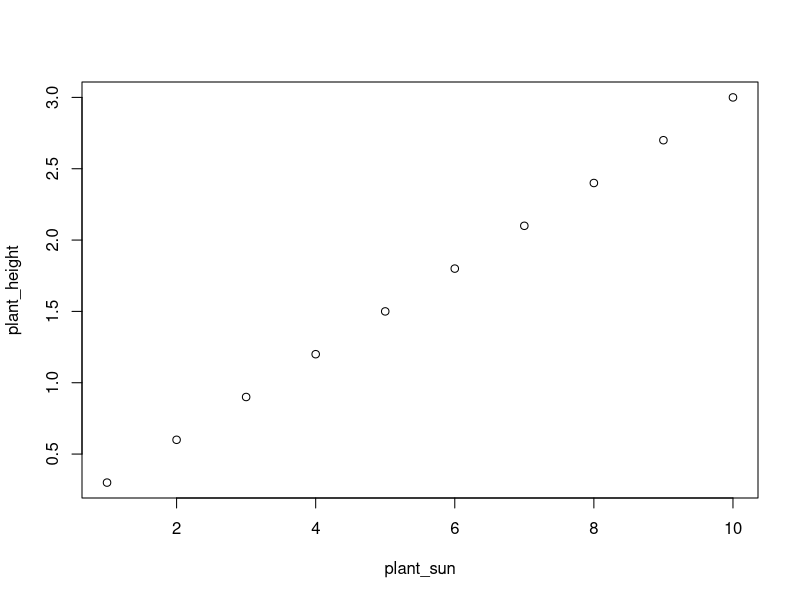
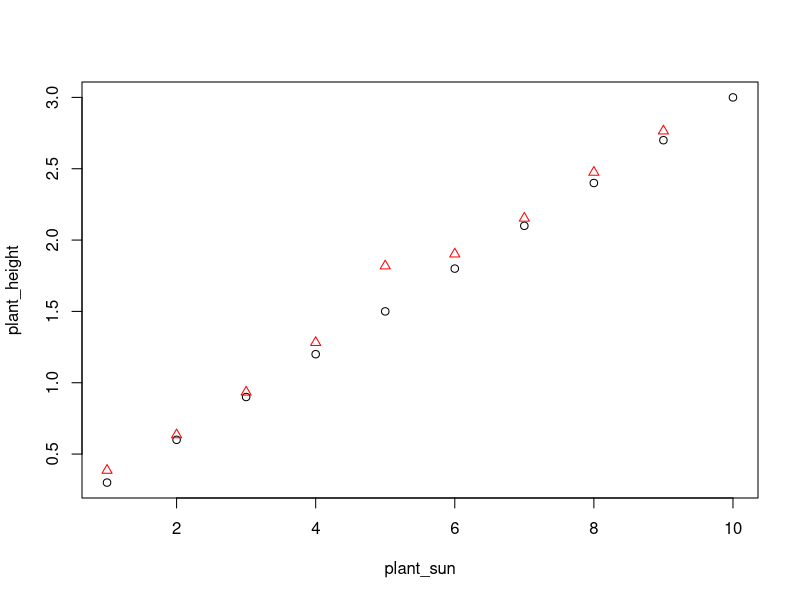
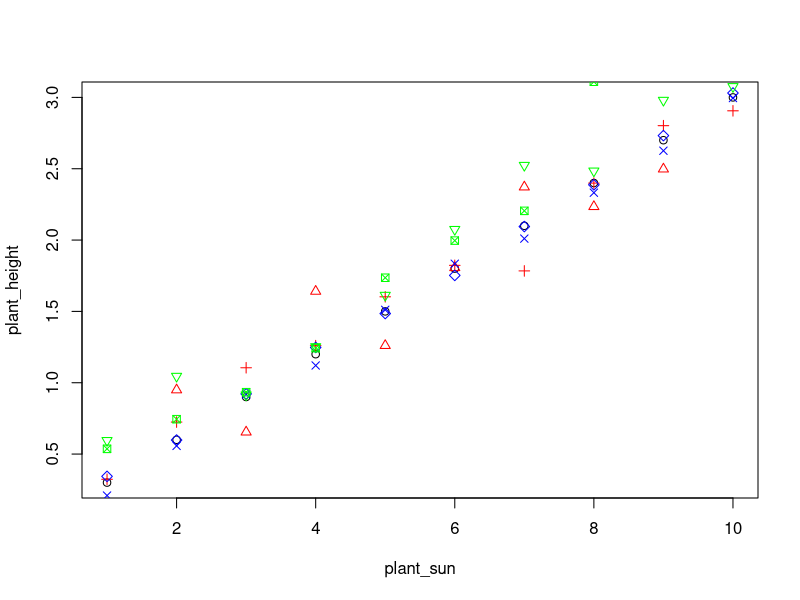
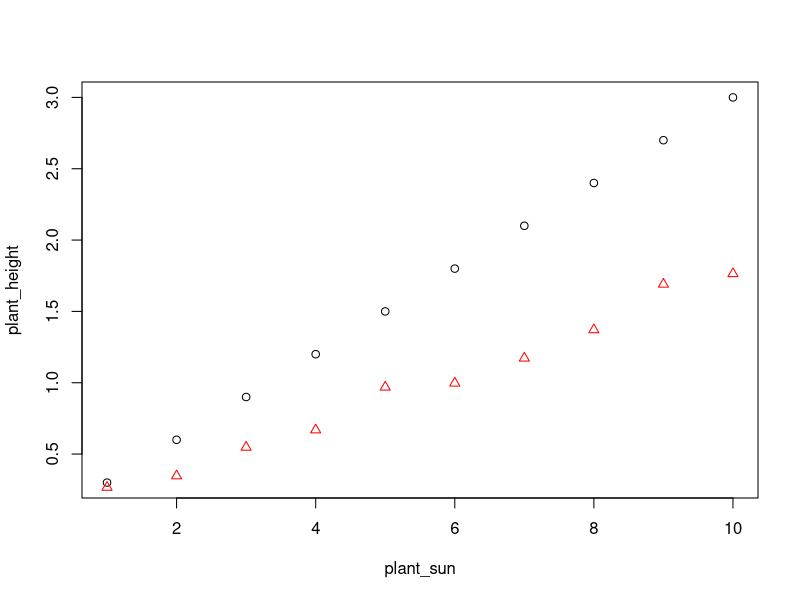
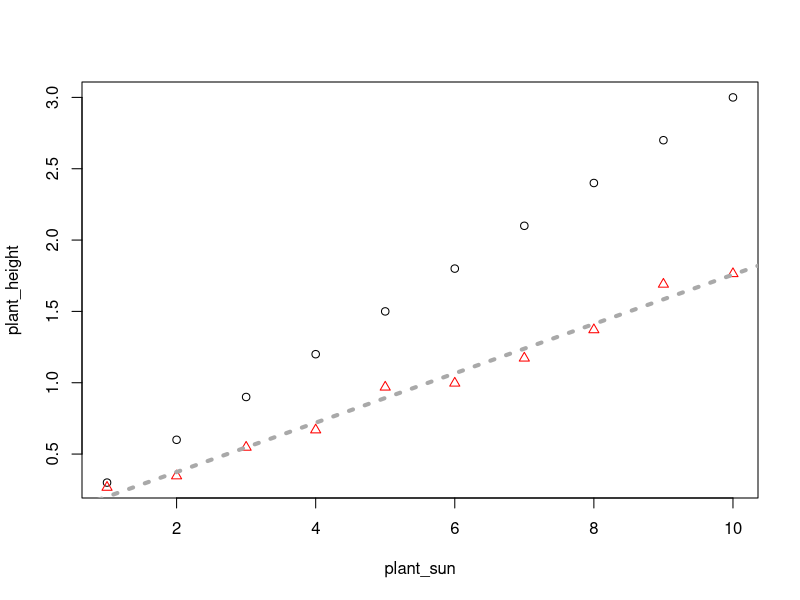
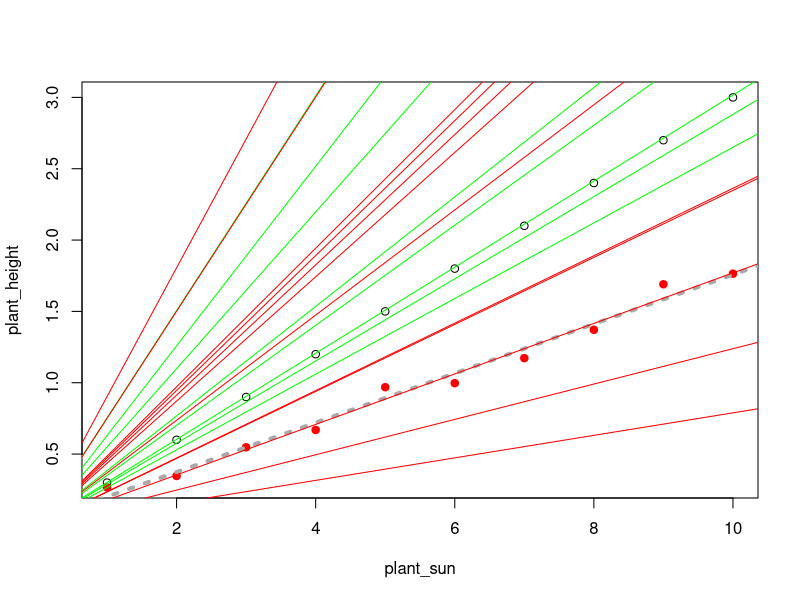
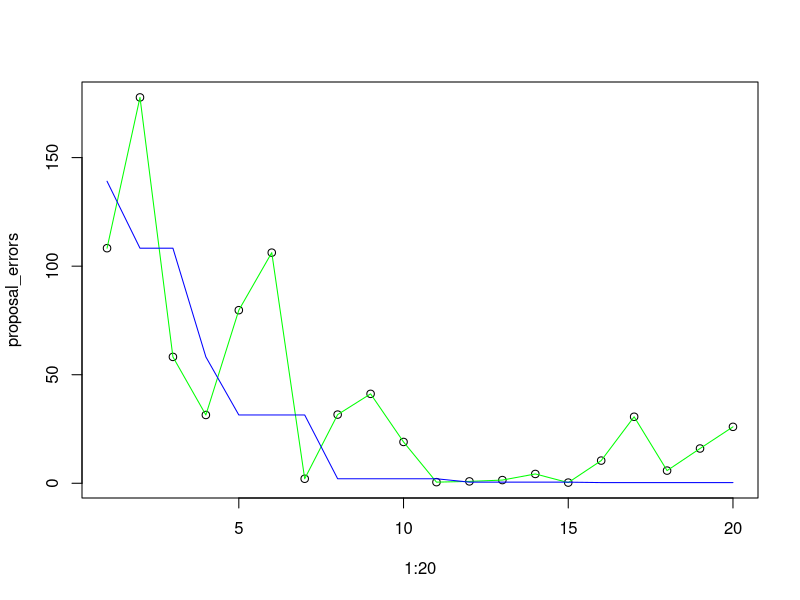
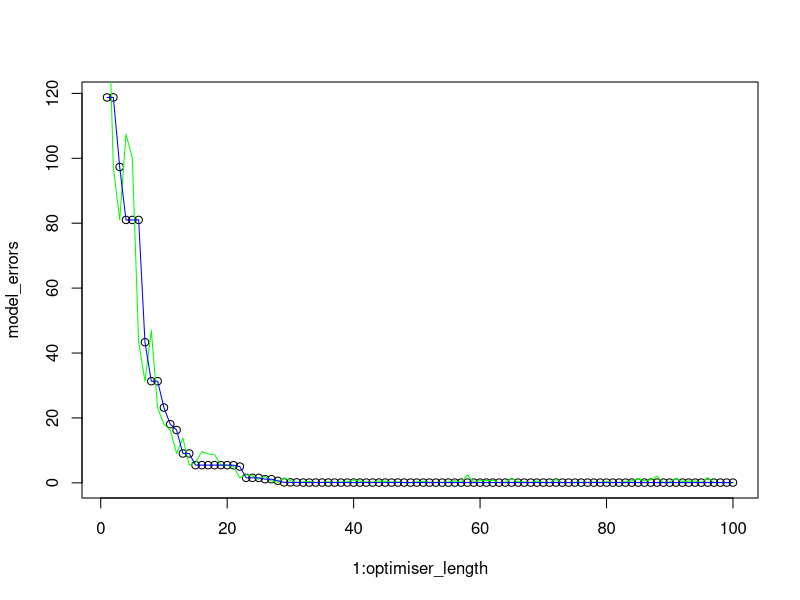

Recreate these plots in R, in order.
## ---- chunk 1
knitr::opts_chunk$set(echo = TRUE)
## ---- chunk 2
plant_sun = 1:10
plant_height = plant_sun*0.3
plot(plant_sun,plant_height)
## ---- chunk 3
plant_height_noisy = plant_sun*0.3 + rnorm(10,0,0.25)
plot(plant_sun,plant_height)
points(plant_sun,plant_height_noisy,pch=2,col="red")
## ---- chunk 4
plot(plant_sun,plant_height)
# normal, s.d. = 0.25
points(plant_sun,plant_sun*0.3 + rnorm(10,0,0.25),pch=2,col="red")
# normal, s.d. = 0.1
points(plant_sun,plant_sun*0.3 + rnorm(10,0,0.1),pch=3,col="red")
# unif, bound = [-0.1,+0.1]
points(plant_sun,plant_sun*0.3 + runif(10,-0.1,0.1),pch=4,col="blue")
# unif, bound = [-0.05,+0.05]
points(plant_sun,plant_sun*0.3 + runif(10,-0.05,0.05),pch=5,col="blue")
# exponential, rate=5
points(plant_sun,plant_sun*0.3 + rexp(10,5),pch=6,col="green")
# exponential, rate=3
points(plant_sun,plant_sun*0.3 + rexp(10,3),pch=7,col="green")
## ---- chunk 5
# make sure we only randomise the coefficients once(!)
noisy_a = rnorm(1,0,0.1)
noisy_b = rnorm(1,0,0.1) + 0.3
plant_noisiest = (noisy_a + noisy_b*plant_sun)+rnorm(10,0,0.1)
plot(plant_sun,plant_height)
# normal, s.d. = 0.25
points(plant_sun,plant_noisiest,pch=2,col="red")
## ---- chunk 6
anova(lm(plant_noisiest~plant_sun))
summary(lm(plant_noisiest~plant_sun))
# replot
plot(plant_sun,plant_height)
points(plant_sun,plant_noisiest,pch=2,col="red")
abline(lm(plant_noisiest~plant_sun),col="dark grey",lty=3,lwd=4)
## ---- chunk 7
# first we'll write a utility function to tell us what the error
# is for a given parameter
error_function = function(predicted,observed){
  # calculate errors
  SSerrors = sum((observed - predicted)^2)
  
  # return them
  return(SSerrors)
}

get_line_model_error = function(values,response,slope){
  # fits a line response ~ values * slope through the origin
  # and returns sum of squared errors
  
  # get predicted values (nb assumes origin)
  predicted = values*slope
  
  # what is their error?
  return(error_function(predicted,response))
}

get_line_model_error(plant_sun,plant_height_noisy,0.3)
## ---- chunk 8
# proposal mechanism
slope_proposal = function(existing_slope){
  return(existing_slope + rnorm(1,0,0.2))
}

# start with a random slope from 0,1
starting_slope = runif(1,0,1)
plot(plant_sun,plant_height)
points(plant_sun,plant_noisiest,pch=19,col="red")
abline(lm(plant_noisiest~plant_sun),col="dark grey",lty=3,lwd=4)

# the loop where we actually optimise the slope
hits = 0
miss = 0
for (i in 1:20){
  # work out the error for the current slope guess
  actual_error = get_line_model_error(plant_sun,plant_height_noisy,starting_slope)
  
  # guess a new slope
  new_slope = slope_proposal(starting_slope)
  
  # what's the error for the new slope?
  new_error = get_line_model_error(plant_sun,plant_height_noisy,new_slope)
  
  # if the new slope's better, accept it
  if(new_error < actual_error){ 
    # accept our guess
    hits = hits + 1
    starting_slope = new_slope
    abline(0,starting_slope,col="green")
    print(paste("HIT ",hits))
  } else {
    # boo.. rubbish guess
    miss = miss + 1
    abline(0,new_slope,col="red")
    print(paste("miss ",miss))
  }
}

print(paste("total hits/misses: ",hits," / ",miss))
## ---- chunk 9
starting_slope = runif(1,0,1)

proposal_errors = rep(NA,20)
model_errors = rep(NA,20)

# the loop where we actually optimise the slope
for (i in 1:20){
  # work out the error for the current slope guess
  actual_error = get_line_model_error(plant_sun,plant_height_noisy,starting_slope)
  
  # guess a new slope
  new_slope = slope_proposal(starting_slope)
  
  # what's the error for the new slope?
  new_error = get_line_model_error(plant_sun,plant_height_noisy,new_slope)
  
  # if the new slope's better, accept it
  if(new_error < actual_error){ 
    # accept our guess
    starting_slope = new_slope
  } else {
    # boo.. rubbish guess
  }
  #store the error
  proposal_errors[i] = new_error
  model_errors[i] = actual_error
}

plot(1:20,proposal_errors)
lines(1:20,proposal_errors,col="green")
lines(1:20,model_errors,col="blue")
## ---- chunk 10
# new proposal mechanism
clever_slope_proposal = function(existing_slope){
  return(existing_slope + rnorm(1,0,0.1*existing_slope))
}
## ---- chunk 11
starting_slope = runif(1,0,1)

optimiser_length = 100
proposal_errors = rep(NA,optimiser_length)
model_errors = rep(NA,optimiser_length)

# the loop where we actually optimise the slope
for (i in 1:optimiser_length){
  # work out the error for the current slope guess
  actual_error = get_line_model_error(plant_sun,plant_height_noisy,starting_slope)
  
  # guess a new slope
  new_slope = clever_slope_proposal(starting_slope)
  
  # what's the error for the new slope?
  new_error = get_line_model_error(plant_sun,plant_height_noisy,new_slope)
  
  # if the new slope's better, accept it
  if(new_error < actual_error){ 
    # accept our guess
    starting_slope = new_slope
  } else {
    # boo.. rubbish guess
  }
  #store the error
  proposal_errors[i] = new_error
  model_errors[i] = actual_error
}

plot(1:optimiser_length,model_errors)
lines(1:optimiser_length,proposal_errors,col="green")
lines(1:optimiser_length,model_errors,col="blue")
## ---- chunk 12
mystery_x = 1:100
mystery_y = runif(100,0,0.1)
mystery_y[32:69] = mystery_y + 1
plot(mystery_x,mystery_y)
write.table(data.frame(mystery_x,mystery_y),"mystery.tdf",col.names=T,sep="\t")
## ---- chunk 13
# simulate in units
simulate_mystery = function(input_x,start,line_length){
  mystery_y_simulated = runif(100,0,0.1)
  mystery_y_simulated[start:(start+line_length)] = mystery_y_simulated + 1
  return(mystery_y_simulated)
}

plot(mystery_x,mystery_y)
lines(mystery_x,simulate_mystery(mystery_x,30,45),col="blue")
## ---- chunk 14
# simulate in units
predict_mystery = function(input_x,start,line_length){
  mystery_y_predicted = rep(0,100)
  # in case the line parameter tries to clip the boundries, max/min it
  start = max(start,1)
  line_end = min(start+line_length,100)
  mystery_y_predicted[start:line_end] = 1
  return(mystery_y_predicted)
}

# proposal mechanism
line_parameter_proposal = function(param){
  return(round(param+runif(1,-4,4)))
}

# fit the model

# first we need starting values
line_start=round(runif(1,1,100))
line_length=round(runif(1,1,100))

# calc existing fit
predicted_line = predict_mystery(mystery_x,line_start,line_length)
current_error = error_function(predicted_line,mystery_y)
  
for(i in 1:10){
  # propose new line params
  new_start  = line_parameter_proposal(line_start)
  new_length = line_parameter_proposal(line_length)
  
  # predict new y values
  predicted_line = predict_mystery(mystery_x,new_start,new_length)
  
  # recalculate error
  new_error = error_function(predicted_line,mystery_y)
  
  # accept if better
  if(new_error < current_error){
    line_start = new_start
    line_length = new_length
    current_error = new_error
  }
  print(paste(i,current_error,line_start,line_length))
}

## ---- chunk 15
# set up
shape_x = runif(3000,-5,5)
shape_y = runif(3000,-5,5)
shape_z = 0
shape=data.frame(shape_x,shape_y,shape_z)

# add a circle
shape$shape_z[(shape$shape_x^2+shape$shape_y^2)<=2] = 1

# write out
write.table(shape,"shape.tdf",sep="\t",col.names=T)

# translate to be cheeky and scale
shape_translated_x = shape_x + 3.5
shape_translated_y = shape_y / 1.5
shape_translated = data.frame(shape_translated_x,shape_translated_y,shape$shape_z)
shape_translated$shape.shape_z = shape_translated$shape.shape_z + rnorm(length(shape_x),0,0.1)
write.table(shape_translated,"hard_shape.tdf",sep="\t",col.names=T)

# custom plotting function
plot_shape = function(shape_data){
  plot(shape_data[,1],shape_data[,2],col="light grey",pch=4)
  points(shape_data[shape_data[,3]>0.5,1],shape_data[shape_data[,3]>0.5,2],col="black",pch=19)
}

plot_shape(shape)
plot_shape(shape_translated)

## ---- chunk 16
# custom plotting function
plot_shape = function(shape_data){
  plot(shape_data[,1],shape_data[,2],col="light grey",pch=4)
  points(shape_data[shape_data[,3]>0.5,1],shape_data[shape_data[,3]>0.5,2],col="black",pch=19)
}

